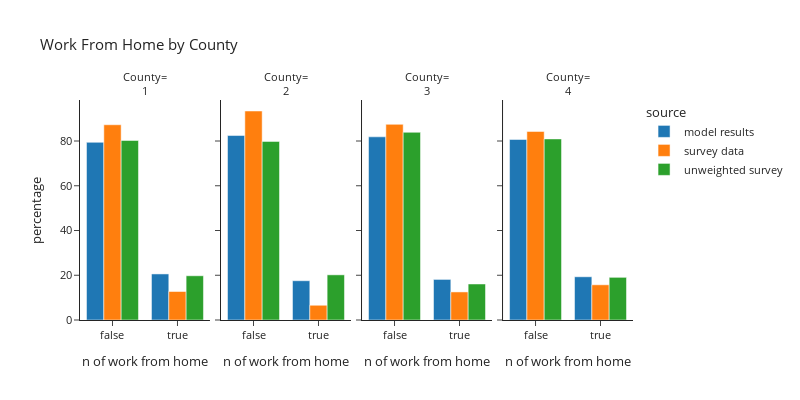

This figure's notebook cell:
### Code cell
plot_segments(per_data,'county_id','County', 'County')

### Figure 1 — Plotly figure (JSON) as saved in the notebook; plotly's stock layout.template omitted (floating-point values rounded to 4 significant figures)
{"data": [{"alignmentgroup": "True", "hovertemplate": "source=model results<br>county_id=1<br>work_from_home=%{x}<br>percentage=%{y}<extra></extra>", "legendgroup": "model results", "marker": {"color": "#1F77B4", "pattern": {"shape": ""}}, "name": "model results", "offsetgroup": "model results", "orientation": "v", "showlegend": true, "textposition": "auto", "type": "bar", "x": [false, true], "xaxis": "x", "y": [79.42, 20.58], "yaxis": "y"}, {"alignmentgroup": "True", "hovertemplate": "source=model results<br>county_id=2<br>work_from_home=%{x}<br>percentage=%{y}<extra></extra>", "legendgroup": "model results", "marker": {"color": "#1F77B4", "pattern": {"shape": ""}}, "name": "model results", "offsetgroup": "model results", "orientation": "v", "showlegend": false, "textposition": "auto", "type": "bar", "x": [false, true], "xaxis": "x2", "y": [82.45, 17.55], "yaxis": "y2"}, {"alignmentgroup": "True", "hovertemplate": "source=model results<br>county_id=3<br>work_from_home=%{x}<br>percentage=%{y}<extra></extra>", "legendgroup": "model results", "marker": {"color": "#1F77B4", "pattern": {"shape": ""}}, "name": "model results", "offsetgroup": "model results", "orientation": "v", "showlegend": false, "textposition": "auto", "type": "bar", "x": [false, true], "xaxis": "x3", "y": [81.86, 18.14], "yaxis": "y3"}, {"alignmentgroup": "True", "hovertemplate": "source=model results<br>county_id=4<br>work_from_home=%{x}<br>percentage=%{y}<extra></extra>", "legendgroup": "model results", "marker": {"color": "#1F77B4", "pattern": {"shape": ""}}, "name": "model results", "offsetgroup": "model results", "orientation": "v", "showlegend": false, "textposition": "auto", "type": "bar", "x": [false, true], "xaxis": "x4", "y": [80.68, 19.32], "yaxis": "y4"}, {"alignmentgroup": "True", "hovertemplate": "source=survey data<br>county_id=1<br>work_from_home=%{x}<br>percentage=%{y}<extra></extra>", "legendgroup": "survey data", "marker": {"color": "#FF7F0E", "pattern": {"shape": ""}}, "name": "survey data", "offsetgroup": "survey data", "orientation": "v", "showlegend": true, "textposition": "auto", "type": "bar", "x": [false, true], "xaxis": "x", "y": [87.26, 12.74], "yaxis": "y"}, {"alignmentgroup": "True", "hovertemplate": "source=survey data<br>county_id=2<br>work_from_home=%{x}<br>percentage=%{y}<extra></extra>", "legendgroup": "survey data", "marker": {"color": "#FF7F0E", "pattern": {"shape": ""}}, "name": "survey data", "offsetgroup": "survey data", "orientation": "v", "showlegend": false, "textposition": "auto", "type": "bar", "x": [false, true], "xaxis": "x2", "y": [93.41, 6.588], "yaxis": "y2"}, {"alignmentgroup": "True", "hovertemplate": "source=survey data<br>county_id=3<br>work_from_home=%{x}<br>percentage=%{y}<extra></extra>", "legendgroup": "survey data", "marker": {"color": "#FF7F0E", "pattern": {"shape": ""}}, "name": "survey data", "offsetgroup": "survey data", "orientation": "v", "showlegend": false, "textposition": "auto", "type": "bar", "x": [false, true], "xaxis": "x3", "y": [87.46, 12.54], "yaxis": "y3"}, {"alignmentgroup": "True", "hovertemplate": "source=survey data<br>county_id=4<br>work_from_home=%{x}<br>percentage=%{y}<extra></extra>", "legendgroup": "survey data", "marker": {"color": "#FF7F0E", "pattern": {"shape": ""}}, "name": "survey data", "offsetgroup": "survey data", "orientation": "v", "showlegend": false, "textposition": "auto", "type": "bar", "x": [false, true], "xaxis": "x4", "y": [84.27, 15.73], "yaxis": "y4"}, {"alignmentgroup": "True", "hovertemplate": "source=unweighted survey<br>county_id=1<br>work_from_home=%{x}<br>percentage=%{y}<extra></extra>", "legendgroup": "unweighted survey", "marker": {"color": "#2CA02C", "pattern": {"shape": ""}}, "name": "unweighted survey", "offsetgroup": "unweighted survey", "orientation": "v", "showlegend": true, "textposition": "auto", "type": "bar", "x": [false, true], "xaxis": "x", "y": [80.24, 19.76], "yaxis": "y"}, {"alignmentgroup": "True", "hovertemplate": "source=unweighted survey<br>county_id=2<br>work_from_home=%{x}<br>percentage=%{y}<extra></extra>", "legendgroup": "unweighted survey", "marker": {"color": "#2CA02C", "pattern": {"shape": ""}}, "name": "unweighted survey", "offsetgroup": "unweighted survey", "orientation": "v", "showlegend": false, "textposition": "auto", "type": "bar", "x": [false, true], "xaxis": "x2", "y": [79.82, 20.18], "yaxis": "y2"}, {"alignmentgroup": "True", "hovertemplate": "source=unweighted survey<br>county_id=3<br>work_from_home=%{x}<br>percentage=%{y}<extra></extra>", "legendgroup": "unweighted survey", "marker": {"color": "#2CA02C", "pattern": {"shape": ""}}, "name": "unweighted survey", "offsetgroup": "unweighted survey", "orientation": "v", "showlegend": false, "textposition": "auto", "type": "bar", "x": [false, true], "xaxis": "x3", "y": [83.89, 16.11], "yaxis": "y3"}, {"alignmentgroup": "True", "hovertemplate": "source=unweighted survey<br>county_id=4<br>work_from_home=%{x}<br>percentage=%{y}<extra></extra>", "legendgroup": "unweighted survey", "marker": {"color": "#2CA02C", "pattern": {"shape": ""}}, "name": "unweighted survey", "offsetgroup": "unweighted survey", "orientation": "v", "showlegend": false, "textposition": "auto", "type": "bar", "x": [false, true], "xaxis": "x4", "y": [80.93, 19.07], "yaxis": "y4"}], "layout": {"annotations": [{"font": {}, "showarrow": false, "text": "County=<br>1", "x": 0.1175, "xanchor": "center", "xref": "paper", "y": 1.0, "yanchor": "bottom", "yref": "paper"}, {"font": {}, "showarrow": false, "text": "County=<br>2", "x": 0.3725, "xanchor": "center", "xref": "paper", "y": 1.0, "yanchor": "bottom", "yref": "paper"}, {"font": {}, "showarrow": false, "text": "County=<br>3", "x": 0.6275, "xanchor": "center", "xref": "paper", "y": 1.0, "yanchor": "bottom", "yref": "paper"}, {"font": {}, "showarrow": false, "text": "County=<br>4", "x": 0.8825, "xanchor": "center", "xref": "paper", "y": 1.0, "yanchor": "bottom", "yref": "paper"}], "barmode": "group", "font": {"size": 11}, "height": 400, "legend": {"title": {"text": "source"}, "tracegroupgap": 0}, "title": {"text": "Work From Home by County"}, "width": 800, "xaxis": {"anchor": "y", "domain": [0.0, 0.235], "title": {"text": "n of work from home"}}, "xaxis2": {"anchor": "y2", "domain": [0.255, 0.49], "matches": "x", "title": {"text": "n of work from home"}}, "xaxis3": {"anchor": "y3", "domain": [0.51, 0.745], "matches": "x", "title": {"text": "n of work from home"}}, "xaxis4": {"anchor": "y4", "domain": [0.765, 1.0], "matches": "x", "title": {"text": "n of work from home"}}, "yaxis": {"anchor": "x", "domain": [0.0, 1.0], "title": {"text": "percentage"}}, "yaxis2": {"anchor": "x2", "domain": [0.0, 1.0], "matches": "y", "showticklabels": false}, "yaxis3": {"anchor": "x3", "domain": [0.0, 1.0], "matches": "y", "showticklabels": false}, "yaxis4": {"anchor": "x4", "domain": [0.0, 1.0], "matches": "y", "showticklabels": false}}}
